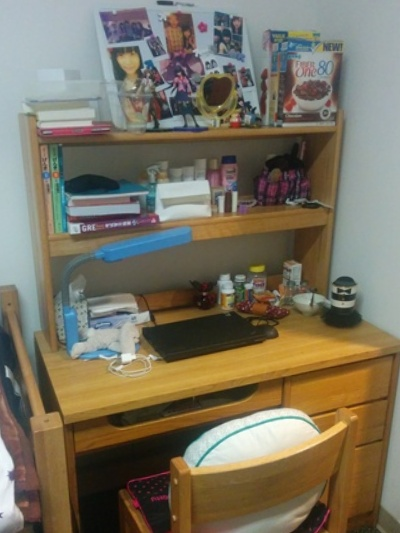
//> input picture First.jpg, 400 x 533 px
$ ./featurepoints First.jpg Second.jpg   (built with g++ and OpenCV 4, older OpenCV classes emulated)
//> lines starting //> are read from the running program, lines starting //| are printed output that depends on the picture; after the words box and inside, x2 and y2 are one past the last pixel; in counts of white or black regions, pixels touching at a corner belong together
### utils.hpp
#include <stdio.h>
#include <iostream>
#include <opencv2/core/core.hpp>
#include <opencv2/features2d/features2d.hpp>
#include <opencv2/highgui/highgui.hpp>
#include <opencv2/calib3d/calib3d.hpp>
#include <opencv2/nonfree/nonfree.hpp>
#include <opencv2/imgproc/imgproc.hpp>
#include <cmath>

using namespace cv;
using std::string;

// [7 lines left out: function cosineDistance, not called in this run]

struct ResultMat {
  Mat image;
  Mat homo;
};

Mat findAccurateHomography(std::vector<Point2f> obj, std::vector<Point2f> scene) {
  // find the homography
  Mat H = findHomography( obj, scene, CV_RANSAC );

  std::vector<Point2f> newScene(obj.size());

  // apply the homography onto the original vectors
  perspectiveTransform( obj, newScene, H);
  std::vector<float> cosineErrors;

  std::vector<Point2f> finalSrcs;
  std::vector<Point2f> finalDests;

  // [16 lines of commented-out code are left out]
  return H;
}

void getKeyPoints(Mat img, std::vector<KeyPoint>& keypoints) {
  SiftFeatureDetector detector;
  detector.detect( img, keypoints);
}

void getGoodMatches(
  std::vector<KeyPoint> keypoints_object,
  std::vector<KeyPoint> keypoints_scene,
  Mat descriptors_object,
  Mat descriptors_scene,
  std::vector<Point2f>& obj,
  std::vector<Point2f>& scene,
  std::vector<DMatch>& good_matches
) {

  // FlannBasedMatcher matcher;
  BFMatcher matcher;
  std::vector< DMatch > matches;
  matcher.match( descriptors_object, descriptors_scene, matches );

  double max_dist = 0; double min_dist = 100;

  //-- Quick calculation of max and min distances between keypoints
  for( int i = 0; i < descriptors_object.rows; i++ )
  { double dist = matches[i].distance;
    if( dist < min_dist ) min_dist = dist;
    if( dist > max_dist ) max_dist = dist;
  }

  printf("-- Max dist : %f \n", max_dist );
  printf("-- Min dist : %f \n", min_dist );

  //float factor = 3.0;
  float factor = 5;
  while(good_matches.size() < 4) {
    good_matches.clear();
    for( int i = 0; i < descriptors_object.rows; i++ )
    { if( matches[i].distance < max(factor*min_dist, 0.02))
       { good_matches.push_back( matches[i]); }
    }
    factor *= 1.2;
  }
}

ResultMat drawPerspeciveTransform(Mat img_object, Mat img_scene, Mat img_matches, Mat H, const char* title) {

  //-- Get the corners from the image_1 ( the object to be "detected" )
  std::vector<Point2f> obj_corners(4);
  obj_corners[0] = cvPoint(0,0); obj_corners[1] = cvPoint( img_object.cols, 0 );
  obj_corners[2] = cvPoint( img_object.cols, img_object.rows ); obj_corners[3] = cvPoint( 0, img_object.rows );
  std::vector<Point2f> scene_corners(4);

  perspectiveTransform( obj_corners, scene_corners, H);

  //-- Draw lines between the corners (the mapped object in the scene - image_2 )
  line( img_matches, scene_corners[0] + Point2f( img_object.cols, 0), scene_corners[1] + Point2f( img_object.cols, 0), Scalar(0, 255, 0), 2 );
  line( img_matches, scene_corners[1] + Point2f( img_object.cols, 0), scene_corners[2] + Point2f( img_object.cols, 0), Scalar( 0, 255, 0), 2 );
  line( img_matches, scene_corners[2] + Point2f( img_object.cols, 0), scene_corners[3] + Point2f( img_object.cols, 0), Scalar( 0, 255, 0), 2 );
  line( img_matches, scene_corners[3] + Point2f( img_object.cols, 0), scene_corners[0] + Point2f( img_object.cols, 0), Scalar( 0, 255, 0), 2 );

  //-- Show detected matches
  imwrite( title + std::string("GoodMatchesObjectdetection.jpg"), img_matches );

  ////////////////////////
  // Section for perspective trans
  Mat warp_dst = Mat::zeros( img_object.rows, img_object.cols, img_object.type());

   Point2f dstTri[4], srcTri[4];

   /// Set your 3 points to calculate the  Affine Transform
   dstTri[0] = Point2f( 0, 0);
   dstTri[1] = Point2f( img_object.cols, 0);
   dstTri[2] = Point2f( img_object.cols, img_object.rows);
   dstTri[3] = Point2f( 0, img_object.rows);

   srcTri[0] = scene_corners[0];
   srcTri[1] = scene_corners[1];
   srcTri[2] = scene_corners[2];
   srcTri[3] = scene_corners[3];

   Mat warp_mat;

   /// Get the Affine Transform
   warp_mat = getPerspectiveTransform(srcTri, dstTri );
   std::cout << "perspetcive" << warp_mat.size() << std::endl;

   /// Apply the Affine Transform just found to the src image
   warpPerspective( img_scene, warp_dst, warp_mat, img_scene.size() );

  imwrite(title + string(".jpg"), warp_dst);
  ResultMat result;
  result.image = warp_dst;
  result.homo = warp_mat;
  return result;
}

ResultMat drawHalfPerspeciveTransform(Mat img_object, Mat img_scene, Mat img_matches, Mat H, const char* title) {

  //-- Get the corners from the image_1 ( the object to be "detected" )
  std::vector<Point2f> obj_corners(4);
  obj_corners[0] = cvPoint(0,0); obj_corners[1] = cvPoint( img_object.cols, 0 );
  obj_corners[2] = cvPoint( img_object.cols, img_object.rows ); obj_corners[3] = cvPoint( 0, img_object.rows );
  std::vector<Point2f> scene_corners(4);

  perspectiveTransform( obj_corners, scene_corners, H);

  //-- Draw lines between the corners (the mapped object in the scene - image_2 )
  line( img_matches, scene_corners[0] + Point2f( img_object.cols, 0), scene_corners[1] + Point2f( img_object.cols, 0), Scalar(0, 255, 0), 2 );
  line( img_matches, scene_corners[1] + Point2f( img_object.cols, 0), scene_corners[2] + Point2f( img_object.cols, 0), Scalar( 0, 255, 0), 2 );
  line( img_matches, scene_corners[2] + Point2f( img_object.cols, 0), scene_corners[3] + Point2f( img_object.cols, 0), Scalar( 0, 255, 0), 2 );
  line( img_matches, scene_corners[3] + Point2f( img_object.cols, 0), scene_corners[0] + Point2f( img_object.cols, 0), Scalar( 0, 255, 0), 2 );

  //-- Show detected matches
  imwrite( title + std::string("GoodMatchesObjectdetection.jpg") , img_matches );

  ////////////////////////
  // Section for perspective trans
  Mat warp_dst = Mat::zeros( img_object.rows, img_object.cols, img_object.type());

   Point2f dstTri[4], srcTri[4];

   /// Set your 3 points to calculate the  Affine Transform
   dstTri[0] = Point2f( 0, 0);
   dstTri[1] = Point2f( img_object.cols, 0);
   dstTri[2] = Point2f( img_object.cols, img_object.rows);
   dstTri[3] = Point2f( 0, img_object.rows);

   srcTri[0] = Point2f(
    (scene_corners[0].x + dstTri[0].x)/2,
    (scene_corners[0].y + dstTri[0].y)/2
   );
   srcTri[1] = Point2f(
    (scene_corners[1].x + dstTri[1].x)/2,
    (scene_corners[1].y + dstTri[1].y)/2
   );
   srcTri[2] = Point2f(
    (scene_corners[2].x + dstTri[2].x)/2,
    (scene_corners[2].y + dstTri[2].y)/2
   );
   srcTri[3] = Point2f(
    (scene_corners[3].x + dstTri[3].x)/2,
    (scene_corners[3].y + dstTri[3].y)/2
   );

   Mat warp_mat;

   /// Get the Affine Transform
   warp_mat = getPerspectiveTransform(srcTri, dstTri );

   /// Apply the Affine Transform just found to the src image
   warpPerspective( img_scene, warp_dst, warp_mat, img_scene.size() );

  imwrite(title + string(".jpg"), warp_dst);
  ResultMat result;
  result.image = warp_dst;
  result.homo = warp_mat;
  return result;
}

ResultMat show(Mat img_object, Mat img_scene, std::string title, bool half) {
  if( !img_object.data || !img_scene.data )
  { std::cout<< " --(!) Error reading images " << std::endl; exit(1); }

  //-- Step 1: Detect the keypoints using sift Detector
  std::vector<KeyPoint> keypoints_object, keypoints_scene;
  getKeyPoints(img_object, keypoints_object);
  getKeyPoints( img_scene, keypoints_scene );

  //-- Step 2: Calculate descriptors (feature vectors)
  SiftDescriptorExtractor extractor;

  Mat descriptors_object, descriptors_scene;

  extractor.compute( img_object, keypoints_object, descriptors_object );
  extractor.compute( img_scene, keypoints_scene, descriptors_scene );

  //-- Step 3: Matching descriptor vectors using FLANN matcher
  std::vector<Point2f> obj;
  std::vector<Point2f> scene;
  //-- Draw only "good" matches (i.e. whose distance is less than 3*min_dist )
  std::vector< DMatch > good_matches;


  getGoodMatches(keypoints_object, keypoints_scene, descriptors_object, descriptors_scene, obj, scene, good_matches);

  Mat img_matches;
  drawMatches( img_object, keypoints_object, img_scene, keypoints_scene,
               good_matches, img_matches, Scalar::all(-1), Scalar::all(-1),
               vector<char>(), DrawMatchesFlags::NOT_DRAW_SINGLE_POINTS );

  for( int i = 0; i < good_matches.size(); i++ ) {
    //-- Get the keypoints from the good matches
    obj.push_back( keypoints_object[ good_matches[i].queryIdx ].pt );
    scene.push_back( keypoints_scene[ good_matches[i].trainIdx ].pt );
  }


  Mat H = findHomography( obj, scene, CV_RANSAC);
  Mat HAccurate = findAccurateHomography( obj, scene);
  Mat result;

  if(half) {
    return drawHalfPerspeciveTransform(img_object, img_scene, img_matches, H, title.c_str());
  } else {
    return drawPerspeciveTransform(img_object, img_scene, img_matches, H, title.c_str());
  }
}

### featurepoints.cpp
#include <stdio.h>
#include <iostream>
#include <opencv2/core/core.hpp>
#include <opencv2/features2d/features2d.hpp>
#include <opencv2/highgui/highgui.hpp>
#include <opencv2/calib3d/calib3d.hpp>
#include <opencv2/nonfree/nonfree.hpp>
#include <opencv2/imgproc/imgproc.hpp>
#include "utils.hpp"
#include <cmath>

using namespace cv;

void readme();

/** @function main */
int main( int argc, char** argv )
{
  if( argc != 3 )
  { readme(); return -1; }

  Mat img_object = imread( argv[1], CV_LOAD_IMAGE_COLOR);
//> img_object is the input picture: 533 rows x 400 cols, CV_8UC3; mean B, G, R 96, 114, 121.5
  Mat img_scene = imread( argv[2], CV_LOAD_IMAGE_COLOR);
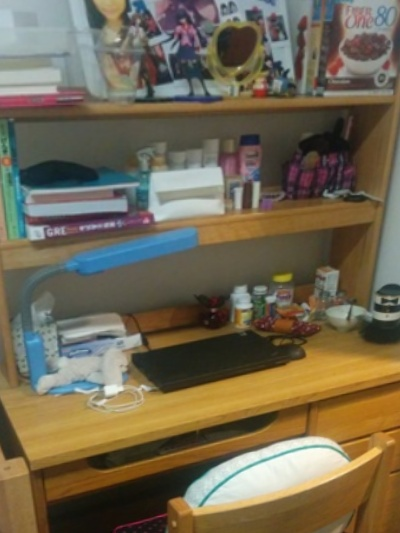
//> input picture Second.jpg, 400 x 533 px
//> img_scene is the input picture: 533 rows x 400 cols, CV_8UC3; mean B, G, R 81.3, 103.4, 113.5

  // std::cout<< "Second" <<std::endl;
  // drawPerspeciveTransform(img_object, img_scene, img_matches, HAccurate, "Second");

  ResultMat result = show(img_object, img_scene, std::string("First"), true);
//> in getKeyPoints, `detector.detect( img, keypoints);`: keypoints = 1175 keypoints; strongest (x, y, size): (185, 201, 40.4), (339, 304, 5.5), (226, 286, 11.2), (8, 373, 5)
//> in show, `getKeyPoints(img_object, keypoints_object);`: keypoints_object has the same summary as keypoints in getKeyPoints
//> in getKeyPoints (call 2), `detector.detect( img, keypoints);`: keypoints = 868 keypoints; strongest (x, y, size): (300, 464, 43.1), (189, 194, 53.9), (241, 299, 14.1), (382, 317, 6.5)
//> in show, `getKeyPoints( img_scene, keypoints_scene );`: keypoints_scene has the same summary as keypoints in getKeyPoints
//> in getGoodMatches, `matcher.match( descriptors_object, descriptors_scene, matches );`: matches = 1175 matches
//> the loop in getGoodMatches, `for( int i = 0; i < descriptors_object.rows; i++ ) { double dist = mat..` made 1175 passes
//> (dist, min_dist) on passes 100, 125, 127, 175, 262, 269, 401, 447: (66.32, 66.32), (49.15, 49.15), (43.44, 43.44), (42.8, 42.8), (40.21, 40.21), (34, 34), (32.5, 32.5), (28.3, 28.3)
//> after the loop in getGoodMatches, `for( int i = 0; i < descriptors_object.rows; i++ )`: min_dist = 21.26; max_dist = 422.2
//| -- Max dist : 422.242828
//| -- Min dist : 21.260292
//> the loop in getGoodMatches, `while(good_matches.size() < 4)` made 1 pass
//> after the loop in getGoodMatches, `while(good_matches.size() < 4)`: good_matches = 375 matches; factor = 6
//> in show, `getGoodMatches(keypoints_object, keypoints_scene, descriptors_object, ..`: good_matches = 375 matches
//> in show, `drawMatches( img_object, keypoints_object, img_scene, keypoints_scene,..`:
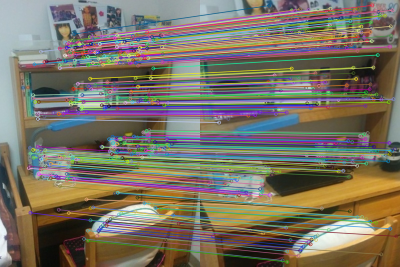
//> img_matches: 533 rows x 800 cols, CV_8UC3 (shown at 1/2 size); mean B, G, R 99.7, 114.1, 121.3
//> after the loop in show, `for( int i = 0; i < good_matches.size(); i++ )`: obj = 375 Points (x, y), first 12: [57.33, 336.1], [59.39, 295], [59.5, 332.2], [60.42, 425], [60.53, 306.5], [65.24, 196.2], [65.9, 299.1], [65.9, 229.4], [66.04, 189.9], [66.71, 314.8], [68.51, 128.3], [69.82, 203.5]; scene = 375 Points (x, y), first 12: [17.34, 368.3], [18.26, 318], [20.13, 363.7], [25.72, 471.7], [20.41, 332.2], [21.38, 190.5], [27.42, 323.1], [24.03, 234.2], [22.33, 181.7], [29.42, 342.3], [23.03, 97.04], [28.33, 199.9]
//> in show, `Mat H = findHomography( obj, scene, CV_RANSAC);`: H = [[1.6, 0.0672, -94.34], [0.0356, 1.57, -99.57], [0.00028, 0.000443, 1]]
//> in findAccurateHomography, `perspectiveTransform( obj, newScene, H);`: newScene = 375 Points (x, y), first 12: [17.38, 368.5], [18.13, 318.2], [20.18, 363.7], [25.88, 472], [20.31, 332.3], [21.32, 190.4], [27.39, 322.9], [23.96, 234.2], [22.15, 181.9], [29.26, 342.2], [22.53, 96.68], [28.29, 200]
//> in show, `Mat HAccurate = findAccurateHomography( obj, scene);`: HAccurate has the same summary as H
//> in drawHalfPerspeciveTransform, `perspectiveTransform( obj_corners, scene_corners, H);`: scene_corners = 4 Points (x, y): [-94.34, -99.57], [492.5, -76.73], [432.8, 556.5], [-47.34, 595.3]
//> in drawHalfPerspeciveTransform, `line( img_matches, scene_corners[3] + Point2f( img_object.cols, 0), sc..`:
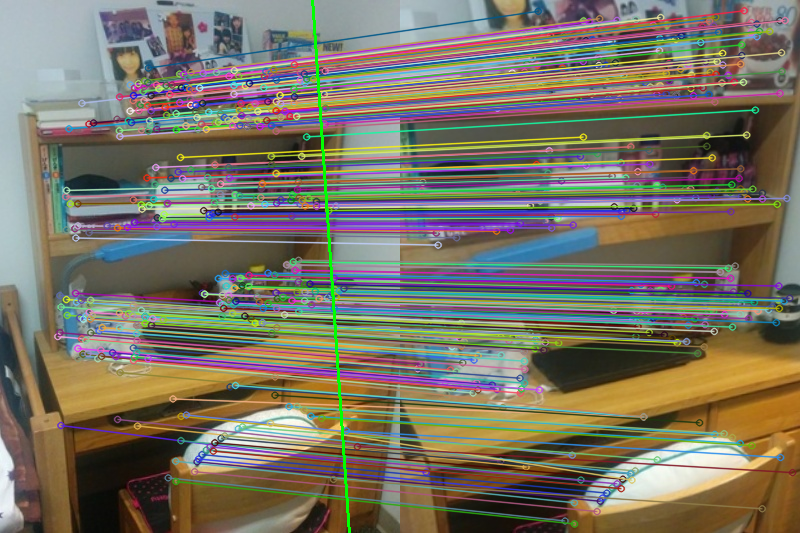
//> img_matches: 533 rows x 800 cols, CV_8UC3; 0.38% of pixels changed, all inside (x1, y1, x2, y2) = (311, 0, 351, 533)
//> in drawHalfPerspeciveTransform, `srcTri[0] = Point2f( (scene_corners[0].x + dstTri[0].x)/2, (scene_corn..`: srcTri = 4 Points (x, y): [-47.17, -49.79], [0, 0], [0, 0], [0, 0]
//> in drawHalfPerspeciveTransform, `srcTri[1] = Point2f( (scene_corners[1].x + dstTri[1].x)/2, (scene_corn..`: srcTri = 4 Points (x, y): [-47.17, -49.79], [446.3, -38.36], [0, 0], [0, 0]
//> in drawHalfPerspeciveTransform, `srcTri[2] = Point2f( (scene_corners[2].x + dstTri[2].x)/2, (scene_corn..`: srcTri = 4 Points (x, y): [-47.17, -49.79], [446.3, -38.36], [416.4, 544.7], [0, 0]
//> in drawHalfPerspeciveTransform, `srcTri[3] = Point2f( (scene_corners[3].x + dstTri[3].x)/2, (scene_corn..`: srcTri = 4 Points (x, y): [-47.17, -49.79], [446.3, -38.36], [416.4, 544.7], [-23.67, 564.2]
//> in drawHalfPerspeciveTransform, `warp_mat = getPerspectiveTransform(srcTri, dstTri );`: warp_mat = [[0.778, -0.0298, 35.23], [-0.0181, 0.783, 38.13], [-0.000107, -0.00018, 1]]
//> in drawHalfPerspeciveTransform, `warpPerspective( img_scene, warp_dst, warp_mat, img_scene.size() );`:
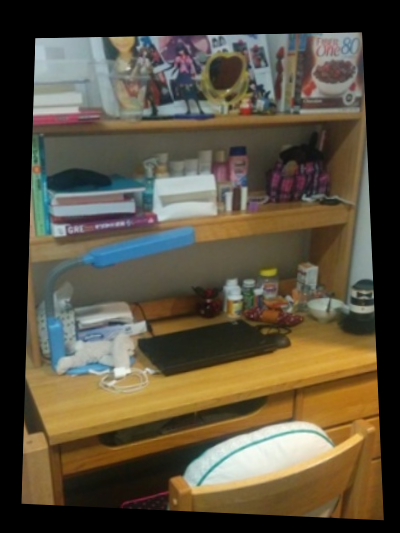
//> warp_dst: 533 rows x 400 cols, CV_8UC3; mean B, G, R 61.3, 79.5, 88.1
//> in drawHalfPerspeciveTransform, `result.homo = warp_mat;`: result.homo has the same summary as warp_mat
  ResultMat theEnd = show(img_object, result.image, std::string("Second"), false);
//> call 2 of show, with title = "Second", half = false
//> in getKeyPoints (call 3), `detector.detect( img, keypoints);`: keypoints = 1175 keypoints; strongest (x, y, size): (185, 201, 40.4), (339, 304, 5.5), (226, 286, 11.2), (8, 373, 5)
//> in getKeyPoints (call 4), `detector.detect( img, keypoints);`: keypoints = 838 keypoints; strongest (x, y, size): (69, 74, 54.9), (43, 46, 12.9), (44, 49, 16.5), (370, 309, 6)
//> in show (call 2), `getKeyPoints( img_scene, keypoints_scene );`: keypoints_scene has the same summary as keypoints in getKeyPoints
//> the loop in getGoodMatches (call 2), `for( int i = 0; i < descriptors_object.rows; i++ ) { double dist = mat..` made 1175 passes
//> (dist, max_dist) on passes 1, 6, 8, 22, 104, 402, 1137, 1168: (365.7, 365.7), (367.8, 367.8), (374.8, 374.8), (407.5, 407.5), (415.8, 415.8), (423.4, 423.4), (423.6, 423.6), (425.8, 425.8)
//| -- Max dist : 425.845032
//| -- Min dist : 16.881943
//> the loop in getGoodMatches (call 2), `while(good_matches.size() < 4)` made 1 pass
//> after the loop in getGoodMatches (call 2), `while(good_matches.size() < 4)`: good_matches = 221 matches; factor = 6
//> in show (call 2), `getGoodMatches(keypoints_object, keypoints_scene, descriptors_object, ..`: good_matches = 221 matches
//> in show (call 2), `drawMatches( img_object, keypoints_object, img_scene, keypoints_scene,..`:
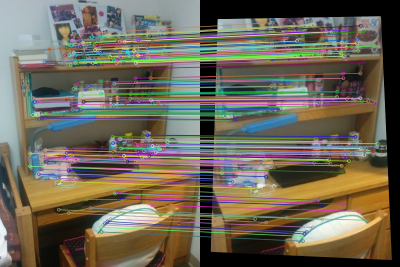
//> img_matches: 533 rows x 800 cols, CV_8UC3 (shown at 1/2 size); mean B, G, R 87.4, 102.4, 109.2
//> after the loop in show (call 2), `for( int i = 0; i < good_matches.size(); i++ )`: obj = 221 Points (x, y), first 12: [59.5, 332.2], [60.53, 306.5], [65.24, 196.2], [65.9, 229.4], [69.82, 203.5], [71.68, 303.9], [75.4, 237.5], [77.32, 203.3], [77.39, 348], [81.22, 338.4], [82.84, 318.7], [83.18, 236.1]; scene = 221 Points (x, y), first 12: [43.02, 345.9], [43.95, 317.6], [48.01, 194.1], [49.13, 231.5], [53.49, 202.1], [56.93, 314.5], [60.37, 240.5], [62.08, 201.8], [63.85, 362.8], [68.07, 352.1], [69.95, 330.5], [69.95, 238.6]
//> in show (call 2), `Mat H = findHomography( obj, scene, CV_RANSAC);`: H = [[1.22, 0.0212, -34.35], [0.00921, 1.21, -37.14], [9.97e-05, 0.000153, 1]]
//> in show (call 2), `Mat HAccurate = findAccurateHomography( obj, scene);`: HAccurate has the same summary as H
//> in drawPerspeciveTransform, `perspectiveTransform( obj_corners, scene_corners, H);`: scene_corners = 4 Points (x, y): [-34.35, -37.14], [438, -32.17], [416.1, 545.5], [-21.32, 562.3]
//> in drawPerspeciveTransform, `line( img_matches, scene_corners[3] + Point2f( img_object.cols, 0), sc..`:
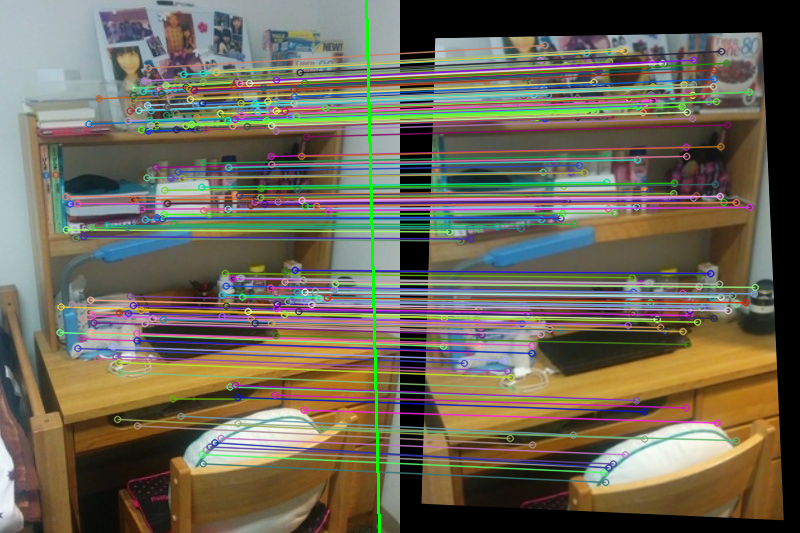
//> img_matches: 533 rows x 800 cols, CV_8UC3; 0.38% of pixels changed, all inside (x1, y1, x2, y2) = (365, 0, 381, 533)
//> in drawPerspeciveTransform, `srcTri[0] = scene_corners[0];`: srcTri = 4 Points (x, y): [-34.35, -37.14], [0, 0], [0, 0], [0, 0]
//> in drawPerspeciveTransform, `srcTri[1] = scene_corners[1];`: srcTri = 4 Points (x, y): [-34.35, -37.14], [438, -32.17], [0, 0], [0, 0]
//> in drawPerspeciveTransform, `srcTri[2] = scene_corners[2];`: srcTri = 4 Points (x, y): [-34.35, -37.14], [438, -32.17], [416.1, 545.5], [0, 0]
//> in drawPerspeciveTransform, `srcTri[3] = scene_corners[3];`: srcTri has the same summary as scene_corners
//> in drawPerspeciveTransform, `warp_mat = getPerspectiveTransform(srcTri, dstTri );`: warp_mat = [[0.821, -0.0178, 27.52], [-0.00872, 0.828, 30.47], [-8.05e-05, -0.000125, 1]]
//| perspetcive[3 x 3]
//> in drawPerspeciveTransform, `warpPerspective( img_scene, warp_dst, warp_mat, img_scene.size() );`:
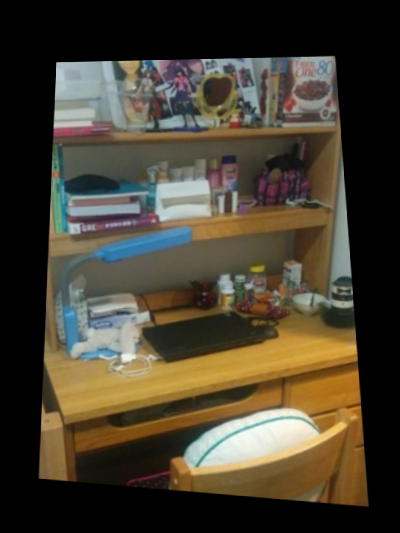
//> warp_dst: 533 rows x 400 cols, CV_8UC3; mean B, G, R 48.6, 63.8, 71.1
//> in drawPerspeciveTransform, `result.homo = warp_mat;`: result.homo has the same summary as warp_mat

  std::vector<Point2f> obj_corners(4);
  obj_corners[0] = cvPoint(0,0);
  obj_corners[1] = cvPoint( img_object.cols, 0 );
  obj_corners[2] = cvPoint( img_object.cols, img_object.rows );
  obj_corners[3] = cvPoint( 0, img_object.rows );
  std::vector<Point2f> scene_corners(4);
  std::vector<Point2f> final_corners(4);

  perspectiveTransform(obj_corners, scene_corners, result.homo);
//> scene_corners = 4 Points (x, y): [35.23, 38.13], [362, 32.26], [383.8, 520.3], [21.4, 503.7]; result.homo = [[0.778, -0.0298, 35.23], [-0.0181, 0.783, 38.13], [-0.000107, -0.00018, 1]]
  perspectiveTransform(scene_corners, final_corners, theEnd.homo);
//> final_corners = 4 Points (x, y): [56.18, 62.22], [335.1, 55.88], [368.6, 506.8], [38.6, 478.6]; theEnd.homo has the same summary as warp_mat in drawPerspeciveTransform

  for(int i = 0; i < 4; i++) {
    std::cout<< "object corner" << obj_corners[i] << std::endl;
    std::cout<< "scene corner" << scene_corners[i] << std::endl;
    std::cout<< "final corner" << final_corners[i] << std::endl;
  }
//> this loop made 4 passes
//| scene corner[35.2283, 38.1307]
//| final corner[56.1805, 62.2167]
//| scene corner[362.007, 32.2575]
//| final corner[335.145, 55.8849]
//| scene corner[383.812, 520.285]
//| final corner[368.62, 506.767]
//> (the first 6 of 8 printed lines)


  Mat warp_dst = Mat::zeros( img_object.rows, img_object.cols, img_object.type());

  Point2f dstTri[4], srcTri[4];

  /// Set your 3 points to calculate the  Affine Transform
  dstTri[0] = Point2f( 0, 0);
  dstTri[1] = Point2f( img_object.cols, 0);
  dstTri[2] = Point2f( img_object.cols, img_object.rows);
  dstTri[3] = Point2f( 0, img_object.rows);

  srcTri[0] = final_corners[0];
//> srcTri = 4 Points (x, y): [56.18, 62.22], [0, 0], [0, 0], [0, 0]
  srcTri[1] = final_corners[1];
//> srcTri = 4 Points (x, y): [56.18, 62.22], [335.1, 55.88], [0, 0], [0, 0]
  srcTri[2] = final_corners[2];
//> srcTri = 4 Points (x, y): [56.18, 62.22], [335.1, 55.88], [368.6, 506.8], [0, 0]
  srcTri[3] = final_corners[3];
//> srcTri has the same summary as final_corners

  Mat warp_mat;

  /// Get the Affine Transform
  warp_mat = getPerspectiveTransform(dstTri, srcTri);
//> warp_mat = [[0.641, -0.0437, 56.18], [-0.0252, 0.648, 62.22], [-0.000168, -0.000277, 1]]
  std::cout << "perspetcive" << warp_mat.size() << std::endl;
//| perspetcive[3 x 3]

  /// Apply the Affine Transform just found to the src image
  warpPerspective(img_scene, warp_dst, warp_mat, img_scene.size() );

  imwrite("theend.jpg", warp_dst);

  waitKey(0);
  return 0;
}

  /** @function readme */
  void readme()
  { std::cout << " Usage: ./SURF_descriptor <img1> <img2>" << std::endl; }
